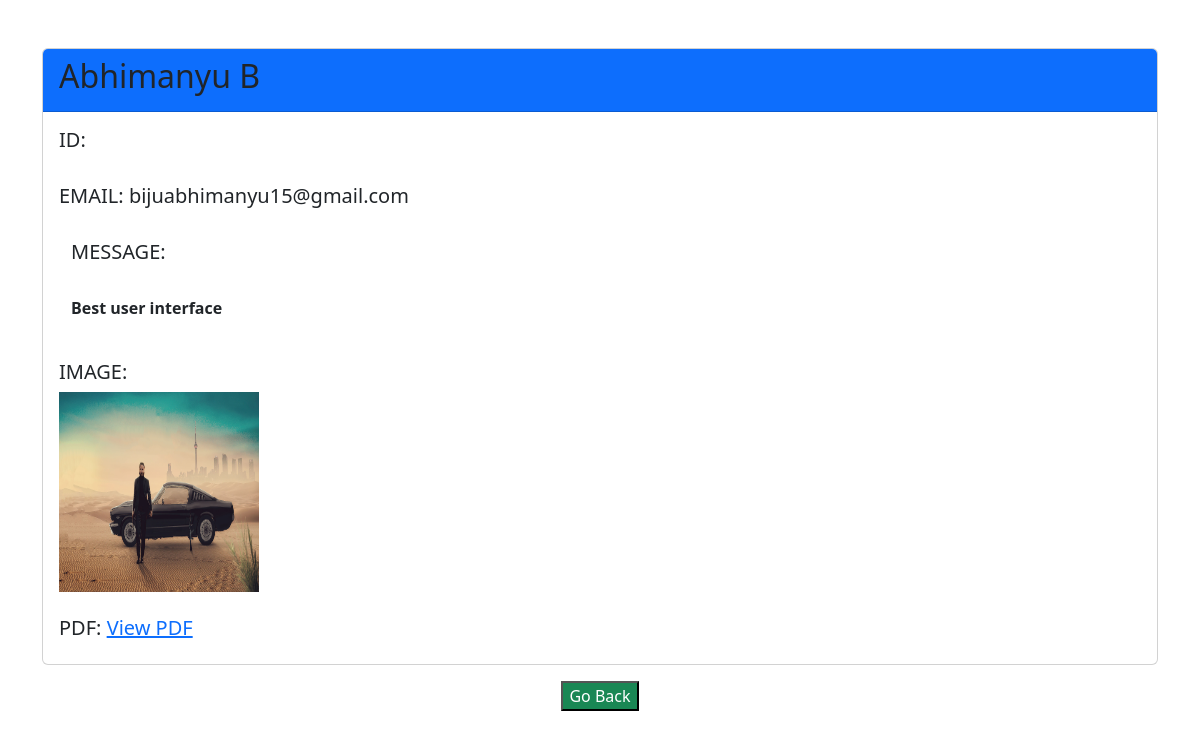
The app's page /view/45/ with its own data.
### contact_app/models.py (models this page shows, shortened)
class Contact(models.Model):
    name = models.CharField(max_length=100)
    email = models.EmailField()
    message = models.TextField(max_length=500)
    timestamp = models.DateTimeField(auto_now_add=True)
    image = models.ImageField(upload_to='media/images/', blank=True, null=True)
    pdf = models.FileField(upload_to='media/pdfs/', blank=True, null=True)

### contact_app/views.py (the view)
# urls.py: path('view/<int:id>/',views.views_page,name='view')
def views_page(request,id):
   coustomer = get_object_or_404(Contact, pk=id)  # Fetch student details
   return render(request, 'view.html', {'coustomer': coustomer})

### contact_app/Templates/view.html (shortened to what this page needs)
<!DOCTYPE html>
<html lang="en">
<head>
    <link href="https://cdn.jsdelivr.net/npm/bootstrap@5.3.0/dist/css/bootstrap.min.css" rel="stylesheet">
</head>
<body>
    <div class="container mt-auto mb-auto">
        <div class="card text-bg-white mb-3 mt-5 fw-bold text-dark" style="max-width: 81rem;">
            <div class="card-header bg-primary"><h2>{{ coustomer.name }}</h2></div>
            <div class="card-body">
              <h5 class="card-title">ID: {{ student.id }}</h5><br>
              <h5 class="card-title">EMAIL: {{ coustomer.email }}</h5><br>
              <div class="container">
                <h5 class="text-dark">MESSAGE:</h5><br>
              <p class="text-dark">{{coustomer.message}}</p>
            </div>
              <div class="box-img"><br>
                <h5>IMAGE:</h5>
                <img src="{{coustomer.image.url}}" alt="" style="width: 200px; height: 200px;">
            </div><br>
            <h5 class="card-title">PDF:
                <a href="{{ coustomer.pdf.url }}" target="_blank">View PDF</a>
              </h5>
            </div>
        </div>
    <div class="text-center">
        <button class="bg-success"><a class="nav-link text-white" href="{% url 'list' %}">Go Back</a></button>
    </div>
</body>
</html>

### records on screen
Contact: name "Abhimanyu B", email "bijuabhimanyu15@gmail.com", message "Best user interface", image (picture)
